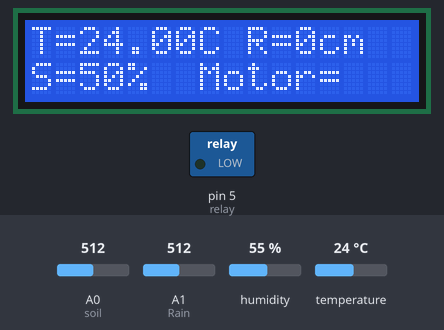
The sketch below on a simulated Arduino Uno, built with avr-gcc and run on an emulated ATmega328P. Shown: 16×2 character LCD, switched loads named in the sketch (green lamp = pin HIGH). The test bench sets the inputs (shaded band); at power-on: A0 (soil) = 512, A1 (Rain) = 512, humidity 55 %, temperature 24 °C.

Above: at 3.2 s.
3.3 s: A0 (soil) set to 108
At 4.5 s:
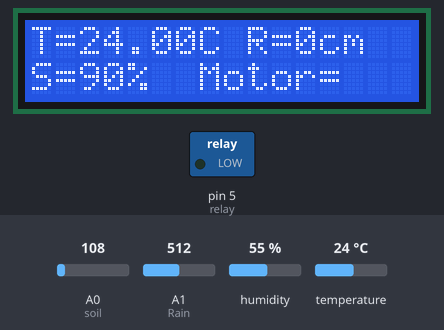
6.0 s: A0 (soil) set to 96
At 6.8 s:
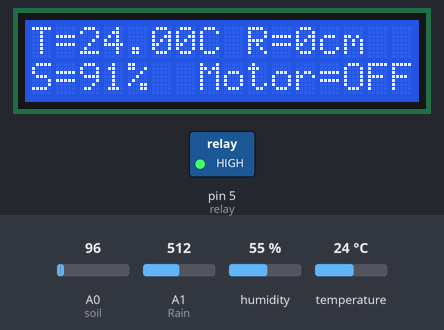
9.8 s: A0 (soil) set to 870
At 11.4 s:
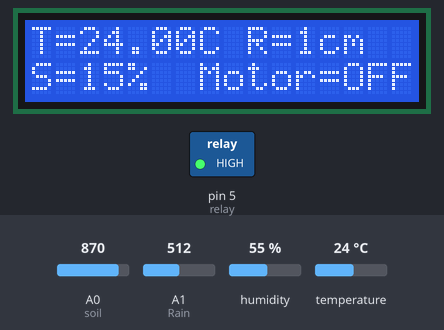
12.5 s: A0 (soil) set to 889
At 14.7 s:
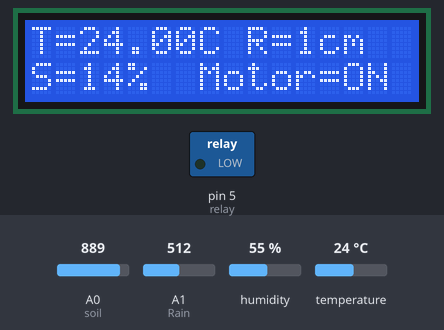
18.0 s: A0 (soil) set to 924
At 19.5 s:
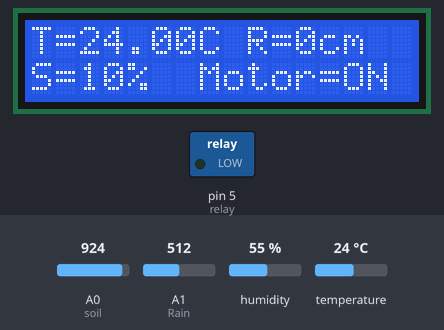
20.7 s: A0 (soil) set to 940
At 24.1 s:
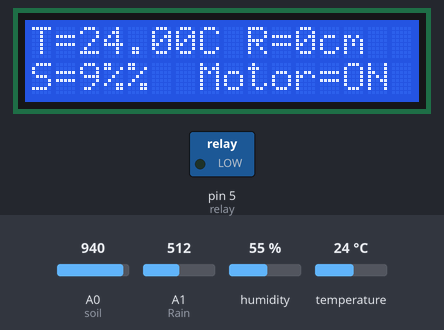
Timing chart, 0 to 25.1 s (numbered marks = the images above; inputs shaded):
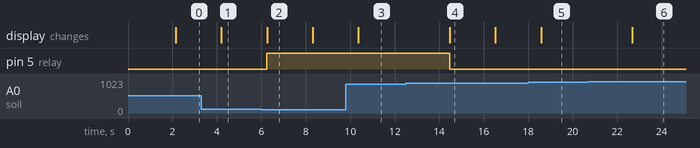

Measured:
- the behaviour switches between 103 and 102 on A0 (soil) (found by bisection; images 1 and 2)
- the behaviour switches between 879 and 880 on A0 (soil) (found by bisection; images 3 and 4)
- the behaviour switches between 930 and 931 on A0 (soil) (found by bisection; images 5 and 6)
- after the input at 3.3 s, the display: changes after 0.90 s (image 1)
- after the input at 6.0 s, pin 5 (relay): LOW → HIGH after 0.25 s; the display: changes after 0.26 s (image 2)
- after the input at 9.8 s, the display: changes after 0.56 s (image 3)
- after the input at 12.5 s, pin 5 (relay): HIGH → LOW after 2.0 s; the display: changes after 2.0 s (image 4)
- after the input at 18.0 s, the display: changes after 0.58 s (image 5)
- after the input at 20.7 s, the display: changes after 2.0 s (image 6)

The sketch:

Smart_Agriculture_System.ino
```cpp
#include <LiquidCrystal_I2C.h>
LiquidCrystal_I2C lcd(0x27, 16, 2);
#include<DHT.h>
DHT dht(4, DHT11);
int Rain = A1;
int soil = A0;
int relay = 5;
int rain, mois, value;
void setup() {
  // put your setup code here, to run once:
  Serial.begin(9600);
  //value = map(rain, 0, 1023, 0, 100);
  pinMode(Rain, INPUT);
  pinMode(relay, OUTPUT);
  pinMode(soil, INPUT);
  dht.begin();
  lcd.init();
  lcd.backlight();
  lcd.setCursor(0, 0);
  lcd.print("      SMART     ");
  lcd.setCursor(0, 1);
  lcd.print("  AGRICULTURE  ");
  delay(2000);
  lcd.clear();
}

void loop() {
  // put your main code here, to run repeatedly:
  // value = map(rain, 0, 1023, 100, 0);
    float t = dht.readTemperature();
  float h = dht.readHumidity();
  rain = analogRead(Rain);
  mois = analogRead(soil);
  rain = map(rain, 0, 1023, 100, 0);
  mois = map(mois, 0, 1023, 100, 0);
  value=digitalRead(relay);
  lcd.setCursor(0, 0);
  lcd.print("T=");
  lcd.print(t);
  lcd.print("C");
  lcd.setCursor(0, 1);
  lcd.print("S=");
  lcd.print(mois);
  lcd.print("%");
  lcd.setCursor(9, 0);
  lcd.print("R=");
  lcd.print(value);
  lcd.print("cm  ");
  lcd.setCursor(7, 1);
  lcd.print("Motor=");
  // lcd.print(mois);
  // lcd.print("%");
  if (mois < 15){
    digitalWrite(relay, LOW);
    lcd.setCursor(13, 1);
  lcd.print("ON ");
  }
  if(mois > 90){
    digitalWrite(relay, HIGH);
    lcd.setCursor(13, 1);
  lcd.print("OFF");
  }
  delay(2000);
}
```
